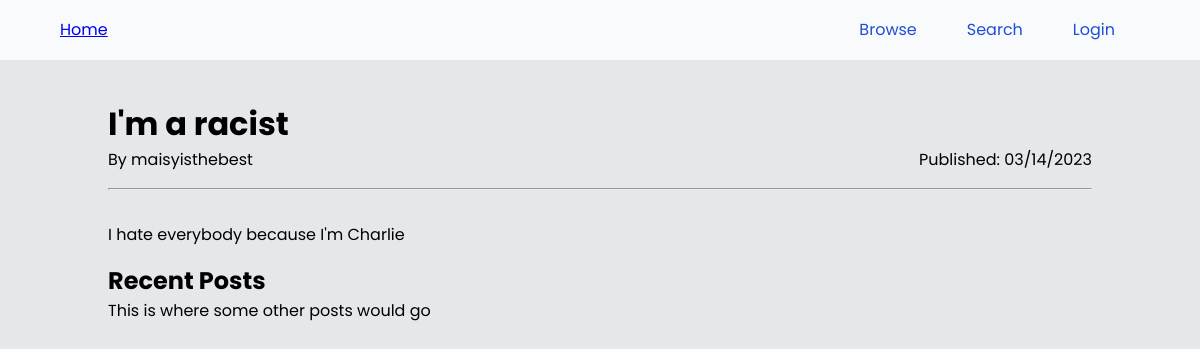
Screenshot of /posts/racist with the database file from the repository.
### models.py (models this page shows)
class PostModel(db.Model):
    __tablename__ = "posts"
    id = db.Column(db.Integer, primary_key=True)
    title = db.Column(db.String(100), nullable=False)
    slug = db.Column(db.String(100), unique=True, nullable=False)
    content = db.Column(db.Text, nullable=False)
    created_at = db.Column(db.DateTime, server_default=func.now())
    updated_at = db.Column(db.DateTime, onupdate=func.now())
    author = db.Column(db.String(100), db.ForeignKey("users.username"), nullable=False)
    status = db.Column(
        db.String, default="Draft"
    )  # Could be Draft, Review, Published, or Archived

### main.py (the view)
@app.route("/posts/<slug>")
def view_post(slug):
    post = PostModel.query.filter_by(slug=slug).first()
    if post.status == "Published":
        return render_template(
            "post.html",
            post=post,
            current_username=get_current_username(),
            page_title=post.title,
        )
    return redirect("/")

### main.py (called while the page is built)
def get_current_username():
    if current_user.is_authenticated:
        return current_user.username
    else:
        return "Guest"

### templates/post.html
{% extends "base.html" %}{%block head%}{%endblock%}{% block body %}
<div class="content-wrapper">
  <div class="post-container">
    <h1 class="post-title">{{post.title}}</h1>
    <div class="details-container">
      <p class="post-author">By {{post.author}}</p>
      <p class="post-date">
        Published: {{post.created_at.strftime("%m/%d/%Y")}}
      </p>
    </div>
    <hr />
    <div class="post-content">{{post.content|safe}}</div>
  </div>
  <div class="related-post-container">
    <h2>Recent Posts</h2>
    <div class="related-post">This is where some other posts would go</div>
  </div>
</div>
{% endblock %}

### static/css/stylesheet.css (style rules this page uses)
*, *::before, *::after { box-sizing: border-box; }
* { margin: 0; padding: 0; }
html, body { height: 100%; }
body { line-height: 1.5; -webkit-font-smoothing: antialiased; }
p, h1, h2, h3, h4, h5, h6 { overflow-wrap: break-word; }
:root { --dark-background: #27272a; --dark-foregeound: #e2e8f0; --dark-text: #e2e8f0; --dark-text-lighter: #6e6e6e; --dark-primary: #3839ff; --current-background: #e5e7eb; --current-foregeound: #18181b; --current-text: #18181b; --current-text-lighter: #4d5050; --light-primary: #00c3ff; --color-primary: #4f46e5; --color-secondary: #818cf8; --gradeint-primary: linear-gradient(#163de7, #00c3ff); }
body { background-color: var(--current-background); font-family: "Poppins", Noto Sans, sans-serif; min-height: 100%; height: 100%; display: flex; flex-direction: column; }
.content-wrapper { max-width: 1024px; margin: 0 auto; padding: 0 20px; }
.details-container { display: flex; justify-content: space-between; }
hr { margin: 1rem 0 2rem 0; }
.post-content * { line-height: 1.6em; margin: 0 0 15px; }

### rows the page displays
PostModel: title "I'm a racist", author "maisyisthebest", created_at "03/14/2023", content "I hate everybody because I'm Charlie"
